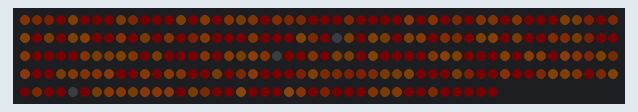
Recording of a sketch running on a simulated Arduino Uno, built with avr-gcc and run on an emulated ATmega328P. On the bench: 240 RGB LEDs in strip order, left to right, continuing on the next row. Dim RGB values are drawn brighter than linear; random numbers use the default seed unless the sketch sets one; what the sketch prints to the serial monitor is not drawn.

Above: at 0.23 s.
At 7.31 s:
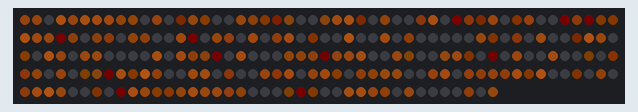
At 14.44 s:
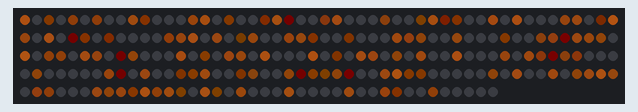
At 21.59 s:
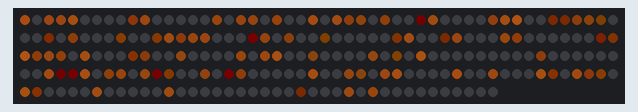
At 28.69 s:
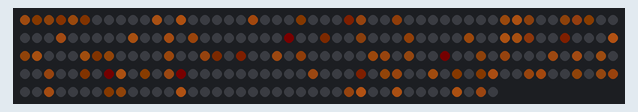
At 39.89 s:
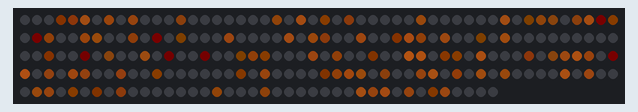

The sketch:

GuyWireShimmer.ino
```cpp
#include <FastLED.h>
#ifdef __AVR__
#include <avr/power.h>
#endif
#include "BlinkyTape.h"
#define LED_PIN    6
#include "Shimmer.h"
#if not defined (__AVR_ATtiny85__)
#include <Adafruit_SleepyDog.h>
#endif

struct CRGB leds[LED_COUNT];


unsigned long nextAutoAdvance;
const unsigned long autoAdvanceDelay = 5 * 60 * 1000L; /// 5 minutes

uint8_t currentPattern = 0;
uint8_t patternCount = 0;
#define MAX_PATTERNS 10
Pattern* patterns[MAX_PATTERNS];


// Register a pattern
void registerPattern(Pattern* newPattern) {
  // If there is space for this pattern
  if (MAX_PATTERNS <= patternCount) {
    return;
  }

  patterns[patternCount] = newPattern;
  patternCount++;
}

// Change the current pattern
void initializePattern(uint8_t newPattern) {
  // Check if this is a valid pattern
  if (newPattern >= MAX_PATTERNS) {
    return;
  }


  currentPattern = newPattern;
  patterns[currentPattern]->reset();

}

void advancePattern() {
  if (patternCount == 1)
    return;
  initializePattern((currentPattern + 1) % patternCount);
}

// Run one step of the current pattern
void runPattern() {
  patterns[currentPattern]->draw(leds);
}


// Shimmer shimmer0(0);
Shimmer shimmer2(2);

bool welcomePrinted = false;
int countdownMS = 0;
void setup()
{
  // This is for Trinket 5V 16MHz, you can remove these three lines if you are not using a Trinket
#if defined (__AVR_ATtiny85__)
  if (F_CPU == 16000000) clock_prescale_set(clock_div_1);
#endif
#if not defined (__AVR_ATtiny85__)
  countdownMS = Watchdog.enable(14000);

  Serial.begin(57600);
#endif
  LEDS.addLeds<WS2811, LED_PIN, GRB>(leds, LED_COUNT);

  LEDS.setBrightness(60);
  LEDS.show();
  if (false)  for (int i = 0; i < LED_COUNT; i++) {
      leds[i] = 0x100000;
      LEDS.show();
      leds[i] = 0x00000;
      delay(10);
    }
  nextAutoAdvance = millis() + autoAdvanceDelay;

  registerPattern(&shimmer2);


  // registerPattern(&shimmer0);


  currentPattern = 0;
  initializePattern(currentPattern);
}

void loop() {

#if not defined (__AVR_ATtiny85__)

  Watchdog.reset();
  if (Serial & !welcomePrinted) {

    Serial.print("Enabled the watchdog with max countdown of ");
    Serial.print(countdownMS, DEC);
    Serial.println(" milliseconds!");
    Serial.println();
    Serial.print("Current time ");
    Serial.println(millis());

    welcomePrinted = true;
  }
#endif

  unsigned long halfSeconds = millis() / 500;
  digitalWrite(13, halfSeconds % 2 == 1);
  if (millis() > nextAutoAdvance) {
#if not defined (__AVR_ATtiny85__)
    Serial.print("Advancing pattern @ ");
    Serial.println(millis());
#endif

    advancePattern();
    nextAutoAdvance = millis() + autoAdvanceDelay;
  }

  // Draw the current pattern
  runPattern();


  LEDS.show();
}
```

BlinkyTape.h
```cpp
#ifndef BLINKY_TAPE_H
#define BLINKY_TAPE_H

#include <FastLED.h>

#define LED_COUNT 240   // Number of LEDs connected to the board. This is also the maximum number of LEDs that can be controlled via serial


const int BLANK_AT_FRONT=0;
class Pattern {
  public:
    virtual void draw(CRGB * leds);
    virtual void reset();
};

#endif
```

Shimmer.cpp
```cpp
#include "Shimmer.h"
#include "BlinkyTape.h"

#include <Arduino.h>

//light champagne
float light_champagne_r = 1.0000;
float light_champagne_g = 0.9352;
float light_champagne_b = 0.8340;

//medium champagne
float medium_champagne_r = 1.0000;
float medium_champagne_g = 120/255.0;
float medium_champagne_b = 30/255.0;

void Shimmer::SetColorTemperature(uint8_t newColorTemperature) {
  //set color temp
  if (newColorTemperature == 0)
  {
    color_temp_factor_r = 1.0; // cool white
    color_temp_factor_g = 1.0;
    color_temp_factor_b = 1.0;
  }
  else if (newColorTemperature == 1)
  {
    color_temp_factor_r = light_champagne_r;
    color_temp_factor_g = light_champagne_g;
    color_temp_factor_b = light_champagne_b;
  }
  else // color_temp == 2
  {
    color_temp_factor_r = medium_champagne_r;
    color_temp_factor_g = medium_champagne_g;
    color_temp_factor_b = medium_champagne_b;
  }
}

void Shimmer::reset() {

    //Shimmer initiation
  for (uint16_t i = BLANK_AT_FRONT; i < LED_COUNT; i++)
  {
    value[i] = 0.0;
    maxValue[i] = random(ledMax);
    death[i] = ledMax + maxValue[i] + (stepSize / 2) + (0.5 * random(ledMax));
    direction[i] = 1;
  }

  SetColorTemperature(colorTemperature);
}

Shimmer::Shimmer(uint8_t newColorTemperature) :
  stepSize(5),
  ledMax(255),
  colorTemperature(newColorTemperature) {
}

void Shimmer::draw(CRGB* leds) {
  //  static uint8_t i = 0;
  //  int done = 0;
  int accelerated_step = 0;
  float unit = 0;

  //static int pixelIndex;

  for (int i = BLANK_AT_FRONT; i < LED_COUNT; i++) {
    unit = maxValue[i] / (float)ledMax;
    accelerated_step = (float)stepSize + ((float)ledMax * (0.015 * (float)stepSize * unit * unit * unit * unit));

    if (direction[i] == 1) {
      if (value[i] < maxValue[i]) {
        //value[i] += stepSize;
        value[i] = value[i] + accelerated_step;

        //error checking
        if (value[i] > ledMax) {
          value[i] = ledMax;
        }

        leds[i].r = (int)(value[i] * color_temp_factor_r);
        leds[i].g = (int)(value[i] * color_temp_factor_g);
        leds[i].b = (int)(value[i] * color_temp_factor_b);
      }
      else {
        direction[i] =0;
      }
    }
    else {
      if (value[i] > 0) {
        death[i] = death[i] - stepSize;
        value[i] = value[i] - stepSize;

        //error checking
        if (value[i] < 0) {
          value[i] = 0;
        }

        leds[i].r = (int)(value[i] * color_temp_factor_r);
        leds[i].g = (int)(value[i] * color_temp_factor_g);
        leds[i].b = (int)(value[i] * color_temp_factor_b);
      }
      else {
        death[i] = death[i] - stepSize;
        if (death[i] < 0)
        {
          direction[i] = 1;
          maxValue[i] = random(ledMax);
          death[i] = ledMax + maxValue[i] + (stepSize / 2) + (0.5 * random(ledMax));
        }
      }
    }
  } // end for

  delay(30);  // TODO: Don't place me here
} // end shimmer_update_loop
```

Shimmer.h
```cpp
#ifndef SHIMMER_H
#define SHIMMER_H

#include <FastLED.h>
#include "BlinkyTape.h"

class Shimmer : public Pattern {
  private:
    //Shimmer variables
    uint8_t maxValue[LED_COUNT];
    uint8_t direction[LED_COUNT];

    // TODO: Loss of precision here affects output.
    float value[LED_COUNT];
    float death[LED_COUNT];
//    uint8_t value[LED_COUNT];
//    uint8_t death[LED_COUNT];

    uint8_t stepSize;
    uint8_t ledMax;

    uint8_t colorTemperature;
    float color_temp_factor_r;
    float color_temp_factor_g;
    float color_temp_factor_b;

  public:
    Shimmer(uint8_t newColorTemperature);
    void reset();
    void draw(CRGB * leds);

    void SetColorTemperature(uint8_t newColorTemperature);
};


#endif
```
